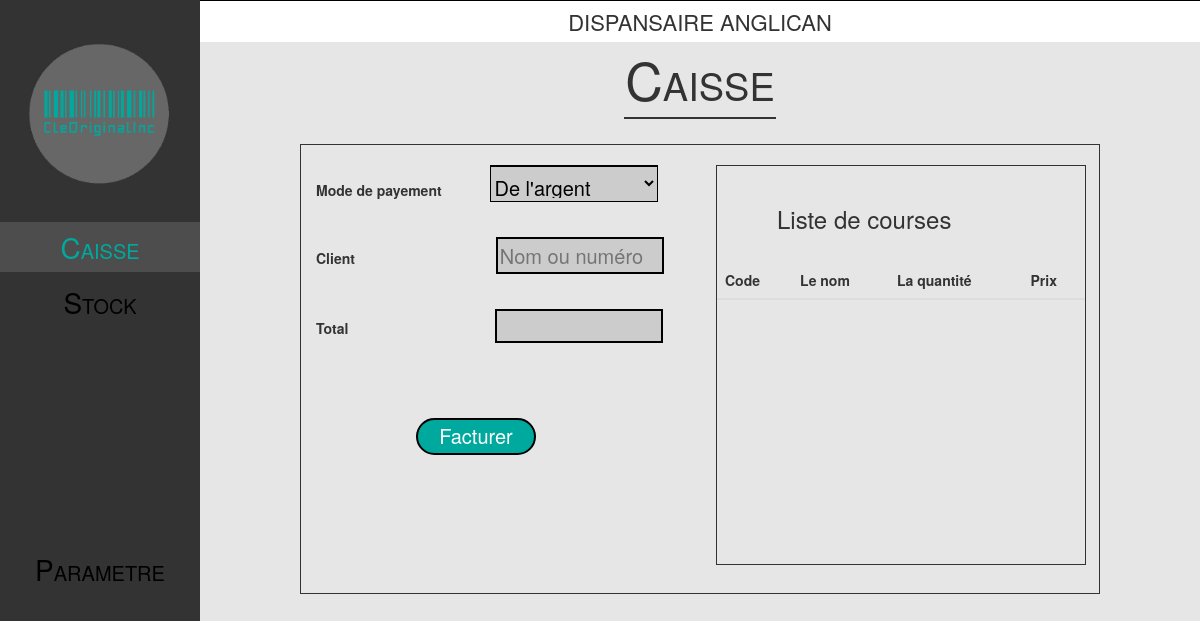
The page /caisse/facture.php?numero=83202239 on the database as committed earlier.
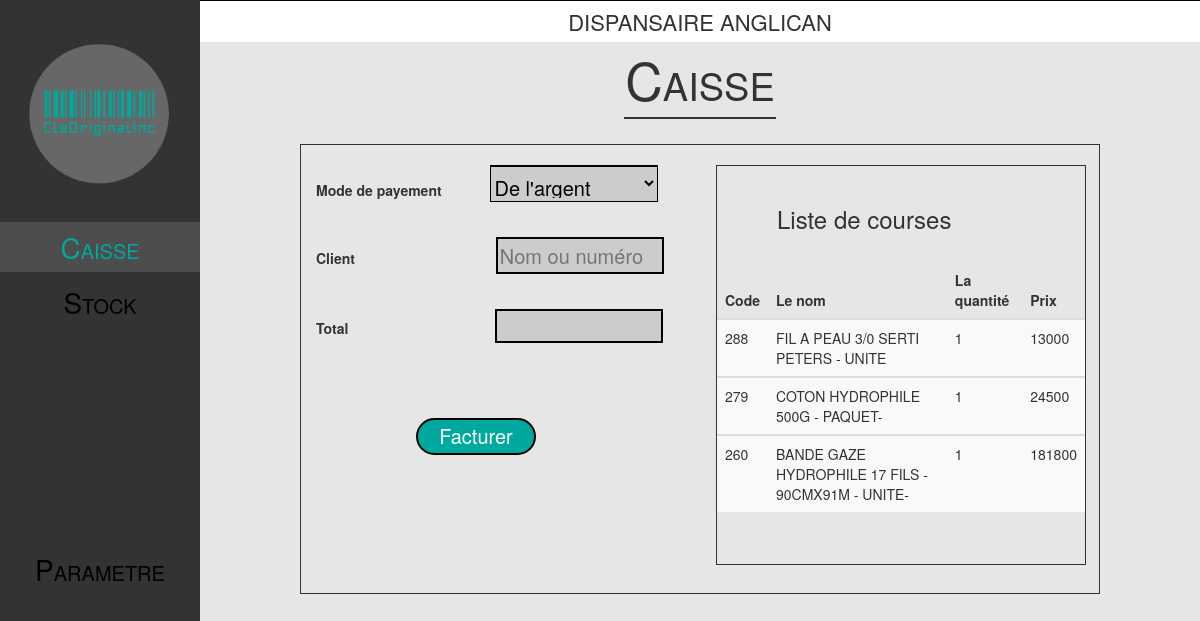
The same page on the database as committed later.
### tables this page shows
CREATE TABLE "tb_produit_vendu" (
	"id"	INTEGER,
	"numero"	int(11) NOT NULL,
	"codebare"	int(11) NOT NULL,
	"nom"	varchar(255) NOT NULL,
	"quant"	int(11) NOT NULL,
	"valeur"	NUMERIC NOT NULL,
	PRIMARY KEY("id" AUTOINCREMENT)
);

### caisse/facture.php (the view, shortened to what this page needs)
<?php
$db = connect('../pharmacie.db');
$n = $_GET['numero'];
$sql = $db->prepare("SELECT * FROM tb_produit_vendu where numero = :n");
$sql->bindValue(':n', $n);
$sql->execute();
$item = $sql->fetchAll();
?>
<!DOCTYPE html>
<html lang="en">
<head>
  <link rel="stylesheet" type="text/css" href="css/style.css">
  <link rel="stylesheet" type="text/css" href="css/bootstrap.min.css">
</head>
<body>
  <content>
    <div id="Block1" class="col-md-2">
      <img class="logo" src="img/logo.png">
      <ul class="menu">
        <li><a href="index.php"><span class="c">C</span>AISSE</a></li>
        <li><a href="stock.php?pg=stock"><span class="c">S</span>TOCK</a></li>
        <li><a href="parametre.php?pg=parametre"><span class="c">P</span>ARAMETRE</a></li>
      </ul>
    </div>
    <div id="Block2" class="col-md-10">
      <div class="bar" style="border-top:0.5px solid black;">
        <p class="text">DISPANSAIRE ANGLICAN</p>
      </div>
      <div class="title">
        <p class="titre"><span class="caisse">C</span>AISSE</p>
      </div>
      <div class="container-fluid">
        <div class="card1" style="width: 800px; height: 450px;">
          <form class="form-cliente" method="post" enctype="multipart/form-data" action="index.php?numero=<?=$_GET['numero']?>&total=<?=$_GET['total']?>">
            <div class="col-md-12">
              <label class="frmp">Mode de payement
                <select class="arg" name="pagamento">
                  <option>De l'argent</option>
                </select>
              </label>
              <label class="client">
                Client
                <input id="search" type="text" name="cliente" class="client1" placeholder="Nom ou numéro" required>
              </label>
              <label>Total
                <input type="text" name="total" class="total" value="<?php echo $_GET['total']; ?>" disabled></label>
              <br />
              <br />
              <br />
              <br />
              <button type="submit" name="finaliser" style="background-color:#00a99d;color: white;border-color: black;cursor: pointer;width: 120px;height: 37px;margin-left: 100px;margin-top: 10px"> Facturer</button>
          </form>
        </div>
        <div class="col-md-4">
          <div class="card" style="width: 370px; height: 400px;margin-top: 20px">
            <br />
            <h3 style="margin-left: 60px">Liste de courses</h3>
            <br>
            <table class="table table-striped" cellspacing="0" cellpadding="0">
              <thead>
                <tr>
                  <th>Code</th>
                  <th>Le nom</th>
                  <th>La quantité</th>
                  <th>Prix</th>
                </tr>
              </thead>
              <?php
              foreach ($item as $value) :
              ?>
                <tbody>
                  <tr>
                    <td><?php echo $value['codebare'] ?></td>
                    <td><?php echo $value['nom'] ?></td>
                    <td><?php echo $value['quant'] ?></td>
                    <td><?php echo $value['valeur'] ?></td>
                  <?php
                endforeach;
                  ?>
                  </tr>
                </tbody>
            </table>
          </div>
        </div>
        <br />
      </div>
    </div>
  </content>
</body>
</html>

### caisse/css/style.css (style rules this page uses)
* { -webkit-box-sizing: border-box; -moz-box-sizing: border-box; box-sizing: border-box; }
body { background: #e6e6e6; font-family: 'Roboto'; font-size: 14px; font-weight: initial; color: white; margin: 0; padding: 0; width: 100%; }
content { position: absolute; padding: 0; left: 0; right: 0; top: 0; height: 100%; }
.text { font-size: 22px; margin-bottom: 5px; margin-top: 5px; text-align: center; }
.bar { background: #fff; }
#Block1 { padding: 0; background: #333333; text-align: center; height: 100%; }
.logo { padding-top: 25px; width: 90%; }
.menu { padding: 0; margin-top: 15px; }
#Block1 > ul:nth-child(2) > li { list-style: none; margin-bottom: 5px; padding: 5px 0; }
#Block1 > ul:nth-child(2) > li> a { text-decoration: none; font-size: 20px; }
.menu > li:nth-child(1) > a:nth-child(1) { color: #00a99d; }
.menu > li:nth-child(2) > a:nth-child(1) { color: #000000; }
.menu > li:nth-child(1) { background: #4d4d4d; }
.menu > li:nth-child(3) { margin-top: 217px; }
.menu > li:nth-child(3) > a:nth-child(1) { color: #000000; }
#Block2 { height: 100%; padding: 0; display: flex; flex-direction: column; background: #e6e6e6; }
.title { text-align: center; display: flex; justify-content: center; }
.titre { font-size: 38px; border-bottom-width: 2px; border-bottom-style: solid; width: 152px; margin-bottom: -20px; }
select { background: #cccccc; border-top-width: 2px; border-style: double; border-color: black; font-size: 20px; width: 300px; padding-top: 5px; padding-bottom: 3px; }
input { margin-top: 30px; width: 300px; border-color: black; font-size: 20px; background: #cccccc; border-style: double; }
button { width: 125px; font-size: 20px; border-radius: 20px; border-style: solid; border-color: black; }
.c { font-size: 28px; }
.caisse { font-size: 52px; }
.card { border-style: solid; border-width: 1px; margin-left: 0px; }
.card1 { margin-top: 45px; border-width: 1px; border-style: solid; display: flex; }
.arg { width: 168px; height: 37px; margin-left: 44px; }
.client1 { width: 168px; height: 37px; margin-left: 137px; }
.total { margin-left: 143px; width: 168px; }
.form-cliente { width: 400px; }
.frmp { margin-top: 20px; }

Rows that differ between the two databases and show on the page:
added tb_produit_vendu: codebare "288", nom "FIL A PEAU 3/0 SERTI PETERS - UNITE", quant "1", valeur "13000"
added tb_produit_vendu: codebare "279", nom "COTON HYDROPHILE 500G - PAQUET-", quant "1", valeur "24500"
added tb_produit_vendu: codebare "260", nom "BANDE GAZE HYDROPHILE 17 FILS - 90CMX91M - UNITE-", quant "1", valeur "181800"
